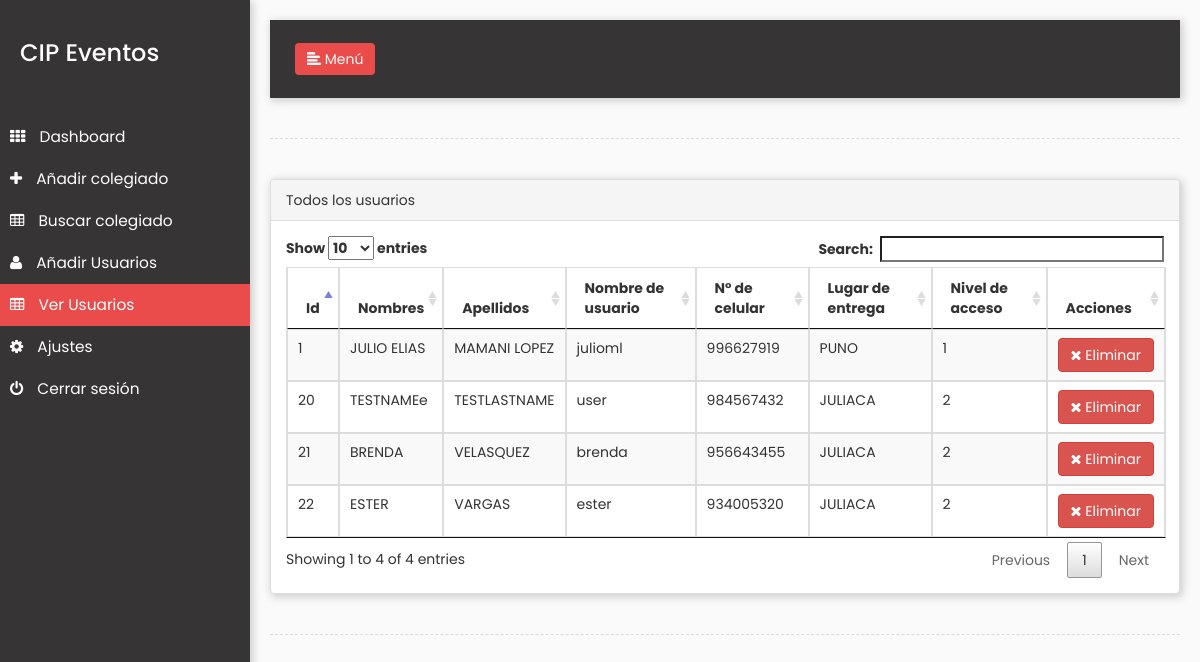
/admin/v_users.php (signed in), run on the app's committed database.
### tables this page shows
CREATE TABLE IF NOT EXISTS `users` (
  `id` int NOT NULL AUTO_INCREMENT,
  `name` varchar(30) NOT NULL,
  `surname` varchar(30) NOT NULL,
  `username` varchar(20) NOT NULL,
  `password` varchar(32) NOT NULL,
  `joined` varchar(30) NOT NULL,
  `permission` varchar(10) NOT NULL,
  `type` varchar(50) DEFAULT 'user',
  `gender` varchar(1) NOT NULL,
  `phone` varchar(20) NOT NULL,
  `lugar_entrega` varchar(20) NOT NULL,
  PRIMARY KEY (`id`)
);

### admin/v_users.php (the view, shortened to what this page needs)
<?php
    require_once('includes/conn.php');
?>
<!DOCTYPE html>
<html lang="es">
<head>
    <link rel="stylesheet" href="assets/css/bootstrap.min.css">
    <link rel="stylesheet" href="assets/css/style.css">
    <link rel="stylesheet" href="assets/awesome/font-awesome.css">
    <link rel="stylesheet" href="assets/css/animate.css">
    <link rel="stylesheet" href="vendors/datatables/datatables.min.css">
</head>
<body>
    <div class="wrapper">
        <nav id="sidebar" class="sammacmedia">
            <div class="sidebar-header">
                <h3>CIP Eventos</h3>
            </div>
            <ul class="list-unstyled components">
                <li>
                    <a href="dashboard.php">
                        <i class="fa fa-th"></i>
                        Dashboard
                    </a>
                </li>
                <?php
                    if ($_SESSION['permission'] == 1):
                ?>
                <li>
                    <a href="a_employees.php">
                        <i class="fa fa-plus"></i>
                        Añadir colegiado
                    </a>
                </li>
                <?php endif; ?>
                <li>
                    <a href="all_employees.php">
                        <i class="fa fa-table"></i>
                        Buscar colegiado
                    </a>
                </li>
                <?php
                    if ($_SESSION['permission'] == 1) :
                ?>
                <li>
                    <a href="a_users.php">
                        <i class="fa fa-user"></i>
                        Añadir Usuarios
                    </a>
                </li>
                <li class="active">
                    <a href="v_users.php">
                        <i class="fa fa-table"></i>
                        Ver Usuarios
                    </a>
                </li>
                <?php endif; ?>
                <li>
                    <a href="settings.php">
                        <i class="fa fa-cog"></i>
                        Ajustes
                    </a>
                </li>
                <li>
                    <a href="logout.php">
                        <i class="fa fa-power-off"></i>
                        Cerrar sesión
                    </a>
                </li>
            </ul>
        </nav>
        <div id="content" style="width: 100%;">
            <nav class="navbar navbar-default sammacmedia">
                <div class="container-fluid">
                    <div class="navbar-header" id="sams">
                        <button type="button" id="sidebarCollapse" id="makota"
                            class="btn btn-sam animated tada navbar-btn">
                            <i class="glyphicon glyphicon-align-left"></i>
                            <span>Menú</span>
                        </button>
                    </div>
                </div>
            </nav>
            <div class="line"></div>
            <div class="panel panel-default sammacmedia">
                <div class="panel-heading">Todos los usuarios</div>
                <div class="panel-body">
                    <table class="table table-striped thead-dark table-bordered table-hover" id="myTable">
                        <thead>
                            <tr>
                                <th>Id</th>
                                <th>Nombres</th>
                                <th>Apellidos</th>
                                <th>Nombre de usuario</th>
                                <th>N° de celular</th>
                                <th>Lugar de entrega</th>
                                <th>Nivel de acceso</th>
                                <th>Acciones</th>
                            </tr>
                        </thead>
                        <?php
                            $query = mysqli_query($mysqli, "SELECT * FROM users");
                            while ($row = mysqli_fetch_array($query)) :
                        ?>
                        <tr>
                            <td><?php echo $row['id'];?></td>
                            <td><?php echo $row['name'];?></td>
                            <td><?php echo $row['surname'];?></td>
                            <td><?php echo $row['username'];?></td>
                            <td><?php echo $row['phone'];?></td>
                            <td><?php echo $row['lugar_entrega'];?></td>
                            <td><?php echo $row['permission'];?></td>
                            <td>
                                <a href="v_users.php?idx=<?php echo $row['id']; ?>" data-toggle="modal"
                                    class="btn btn-danger"><span class="fa fa-times"></span> Eliminar</a>
                            </td>
                        </tr>
                        <?php
                            endwhile;
                        ?>
                    </table>
                </div>
            </div>
            <div class="line"></div>
        </div>
    </div>
</body>
</html>

### admin/assets/css/style.css (style rules this page uses)
body { font-family: 'Poppins', sans-serif; background: #fafafa; }
a, a:hover, a:focus { color: inherit; text-decoration: none; transition: all 0.3s; }
.navbar { padding: 15px 10px; background: #363434; border: none; border-radius: 0; margin-bottom: 40px; box-shadow: 1px 1px 3px rgba(0, 0, 0, 0.1); }
.navbar-btn { box-shadow: none; outline: none !important; border: none; }
.line { width: 100%; height: 1px; border-bottom: 1px dashed #ddd; margin: 40px 0; }
.sammacmedia { box-shadow: 2px 2px 8px 1px #ccc; }
i, span { display: inline-block; }
.wrapper { display: flex; align-items: stretch; }
#sidebar { min-width: 250px; max-width: 250px; background: #363434; color: #fff; transition: all 0.3s; }
#sidebar ul li a { text-align: left; }
#sidebar .sidebar-header { padding: 20px; background: #363434; }
#sidebar ul.components { padding: 20px 0; border-bottom: 1px solid #363434; }
#sidebar ul li a { padding: 10px; font-size: 1.1em; display: block; }
#sidebar ul li a i { margin-right: 10px; }
.btn-sam { background-color: #ea4c4c; color:#fafafa; }
#sidebar ul li.active > a, a[aria-expanded="true"] { color: #fff; background: #ea4c4c; }
#content { padding: 20px; min-height: 100vh; transition: all 0.3s; }

### data on the page
users: id "1", name "JULIO ELIAS", surname "MAMANI LOPEZ", username "julioml", phone "996627919", lugar_entrega "PUNO", permission "1"
users: id "20", name "TESTNAMEe", surname "TESTLASTNAME", username "user", phone "984567432", lugar_entrega "JULIACA", permission "2"
users: id "21", name "BRENDA", surname "VELASQUEZ", username "brenda", phone "956643455", lugar_entrega "JULIACA", permission "2"
users: id "22", name "ESTER", surname "VARGAS", username "ester", phone "934005320", lugar_entrega "JULIACA", permission "2"
